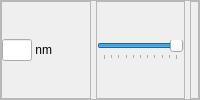
                            <widget class="QFrame" name="LED04_frame">
                             <property name="frameShape">
                              <enum>QFrame::StyledPanel</enum>
                             </property>
                             <property name="frameShadow">
                              <enum>QFrame::Raised</enum>
                             </property>
                             <layout class="QHBoxLayout" name="aa_4">
                              <property name="spacing">
                               <number>5</number>
                              </property>
                              <property name="leftMargin">
                               <number>0</number>
                              </property>
                              <property name="topMargin">
                               <number>0</number>
                              </property>
                              <property name="rightMargin">
                               <number>0</number>
                              </property>
                              <property name="bottomMargin">
                               <number>0</number>
                              </property>
                              <item>
                               <widget class="QFrame" name="LED04_Display_frame">
                                <property name="maximumSize">
                                 <size>
                                  <width>125</width>
                                  <height>16777215</height>
                                 </size>
                                </property>
                                <property name="frameShape">
                                 <enum>QFrame::StyledPanel</enum>
                                </property>
                                <property name="frameShadow">
                                 <enum>QFrame::Raised</enum>
                                </property>
                                <layout class="QHBoxLayout" name="LED04_toggleButton_layout">
                                 <property name="spacing">
                                  <number>0</number>
                                 </property>
                                 <property name="leftMargin">
                                  <number>0</number>
                                 </property>
                                 <property name="topMargin">
                                  <number>0</number>
                                 </property>
                                 <property name="rightMargin">
                                  <number>5</number>
                                 </property>
                                 <property name="bottomMargin">
                                  <number>0</number>
                                 </property>
                                 <item>
                                  <widget class="QLineEdit" name="LED04_Display_lineEdit">
                                   <property name="maximumSize">
                                    <size>
                                     <width>30</width>
                                     <height>16777215</height>
                                    </size>
                                   </property>
                                   <property name="text">
                                    <string/>
                                   </property>
                                  </widget>
                                 </item>
                                 <item>
                                  <widget class="QLabel" name="LED04_Display_label">
                                   <property name="text">
                                    <string> nm </string>
                                   </property>
                                   <property name="alignment">
                                    <set>Qt::AlignLeading|Qt::AlignLeft|Qt::AlignVCenter</set>
                                   </property>
                                  </widget>
                                 </item>
                                </layout>
                               </widget>
                              </item>
                              <item>
                               <widget class="QFrame" name="LED04_Slider_frame">
                                <property name="maximumSize">
                                 <size>
                                  <width>225</width>
                                  <height>16777215</height>
                                 </size>
                                </property>
                                <property name="frameShape">
                                 <enum>QFrame::StyledPanel</enum>
                                </property>
                                <property name="frameShadow">
                                 <enum>QFrame::Raised</enum>
                                </property>
                                <layout class="QHBoxLayout" name="horizontalLayout_22">
                                 <property name="spacing">
                                  <number>0</number>
                                 </property>
                                 <property name="leftMargin">
                                  <number>0</number>
                                 </property>
                                 <property name="topMargin">
                                  <number>0</number>
                                 </property>
                                 <property name="rightMargin">
                                  <number>0</number>
                                 </property>
                                 <property name="bottomMargin">
                                  <number>0</number>
                                 </property>
                                 <item>
                                  <widget class="QSlider" name="LED04_Slider">
                                   <property name="maximum">
                                    <number>100</number>
                                   </property>
                                   <property name="sliderPosition">
                                    <number>100</number>
                                   </property>
                                   <property name="orientation">
                                    <enum>Qt::Horizontal</enum>
                                   </property>
                                   <property name="tickPosition">
                                    <enum>QSlider::TicksBelow</enum>
                                   </property>
                                   <property name="tickInterval">
                                    <number>10</number>
                                   </property>
                                  </widget>
                                 </item>
                                </layout>
                               </widget>
                              </item>
                              <item>
                               <widget class="QFrame" name="LED04_Light_frame">
                                <property name="maximumSize">
                                 <size>
                                  <width>50</width>
                                  <height>16777215</height>
                                 </size>
                                </property>
                                <property name="frameShape">
                                 <enum>QFrame::StyledPanel</enum>
                                </property>
                                <property name="frameShadow">
                                 <enum>QFrame::Raised</enum>
                                </property>
                                <layout class="QHBoxLayout" name="horizontalLayout_50">
                                 <property name="spacing">
                                  <number>0</number>
                                 </property>
                                 <property name="leftMargin">
                                  <number>0</number>
                                 </property>
                                 <property name="topMargin">
                                  <number>0</number>
                                 </property>
                                 <property name="rightMargin">
                                  <number>0</number>
                                 </property>
                                 <property name="bottomMargin">
                                  <number>0</number>
                                 </property>
                                 <item>
                                  <widget class="QLabel" name="LED04_Value">
                                   <property name="text">
                                    <string/>
                                   </property>
                                   <property name="alignment">
                                    <set>Qt::AlignCenter</set>
                                   </property>
                                  </widget>
                                 </item>
                                </layout>
                               </widget>
                              </item>
                             </layout>
                            </widget>
